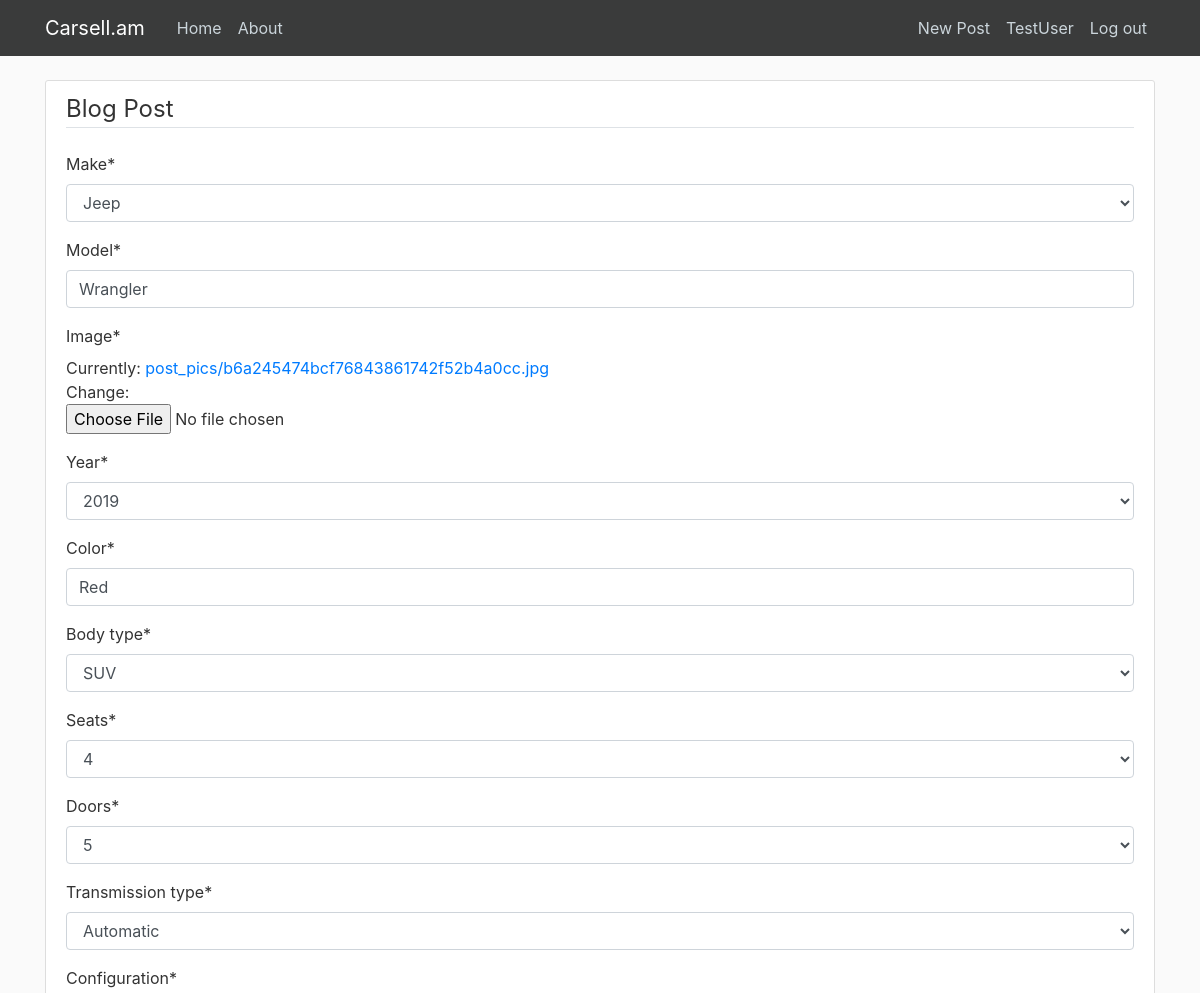
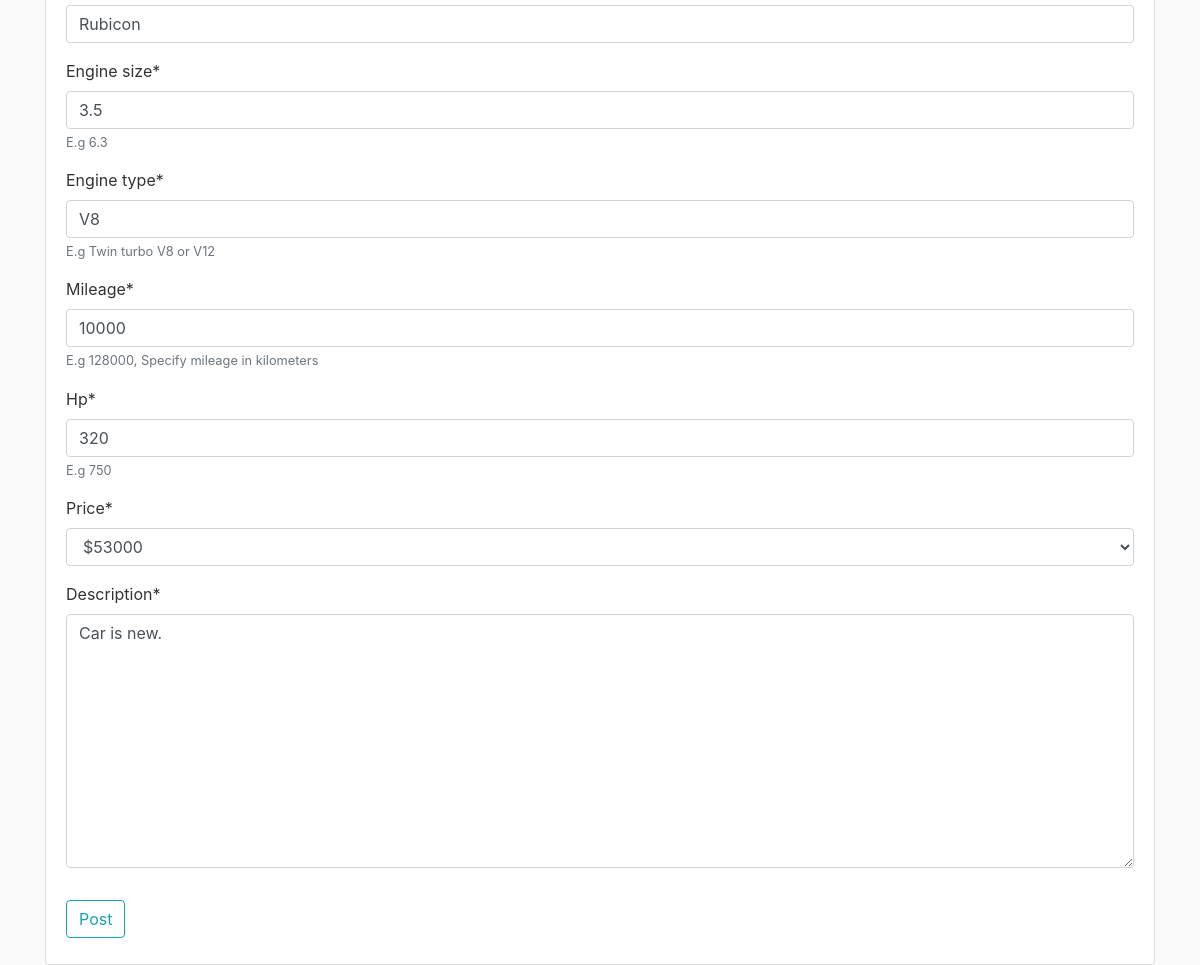
Screenshot of /post/9/update (signed in) with the database file from the repository (2 pictures, top to bottom).
### carsell/models.py (models this page shows, shortened)
class Post(models.Model):
    MAKES = (('', 'Select'), ('9ff', '9ff'), ('abarth', 'Abarth'), ('ac', 'AC'), ('acm', 'ACM'), ('acura', 'Acura'), ('aixam', 'Aixam'),
            ('alfa_romeo', 'Alfa Romeo'), ('alpina', 'Alpina'), ('alpine', 'Alpine'), ('amphicar', 'Amphicar'),
            ('ariel_motor', 'Ariel Motor'), ('artega', 'Artega'), ('asp', 'Asp'), ('aston_martin', 'Aston Martin'), ('audi', 'Audi'),
            ('austin', 'Austin'), ('autobianchi', 'Autobianchi'), ('auverland', 'Auverland'), ('baic', 'Baic'),
            ('bedford', 'Bedford'), ('bellier', 'Bellier'), ('bentley', 'Bentley'), ('bmw', 'BMW'), ('bolloré', 'Bolloré'),
            ('borgward', 'Borgward'), ('brilliance', 'Brilliance'), ('bugatti', 'Bugatti'), ('buick', 'Buick'),
            ('byd', 'BYD'), ('cadillac', 'Cadillac'), ('caravans-wohnm', 'Caravans-Wohnm'), ('casalini', 'Casalini'),
            ('caterham', 'Caterham'), ('changhe', 'Changhe'), ('chatenet', 'Chatenet'), ('chery', 'Chery'), ('chevrolet', 'Chevrolet'),
            ('chrysler', 'Chrysler'), ('citroen', 'Citroen'), ('cityel', 'CityEL'), ('cmc', 'CMC'), ('corvette', 'Corvette'),
            ('courb', 'Courb'), ('cupra', 'Cupra'), ('dacia', 'Dacia'), ('daewoo', 'Daewoo'), ('daf', 'DAF'), ('daihatsu', 'Daihatsu'),
            ('daimler', 'Daimler'), ('dangel', 'Dangel'), ('de_la_chapelle', 'De la Chapelle'), ('de_tomaso', 'De Tomaso'),
            ('derways', 'Derways'), ('dfsk', 'DFSK'), ('dodge', 'Dodge'), ('donkervoort', 'Donkervoort'), ('dr_motor', 'DR Motor'),
            ('ds_automobiles', 'DS Automobiles'), ('dutton', 'Dutton'), ('e.go', 'e.GO'), ('estrima', 'Estrima'), ('ferrari', 'Ferrari'),
            ('fiat', 'Fiat'), ('fisker', 'FISKER'), ('ford', 'Ford'), ('gac_gonow', 'Gac Gonow'), ('galloper', 'Galloper'), ('gaz', 'GAZ'),
            ('geely', 'Geely'), ('gem', 'GEM'), ('gemballa', 'GEMBALLA'), ('genesis', 'Genesis'), ('gillet', 'Gillet'),
            ('giotti_victoria', 'Giotti Victoria'), ('gmc', 'GMC'), ('goupil', 'Goupil'), ('great_wall', 'Great Wall'), ('grecav', 'Grecav'),
            ('haima', 'Haima'), ('hamann', 'Hamann'), ('honda', 'Honda'), ('hummer', 'HUMMER'), ('hurtan', 'Hurtan'), ('hyundai', 'Hyundai'),
            ('infiniti', 'Infiniti'), ('innocenti', 'Innocenti'), ('iso_rivolta', 'Iso Rivolta'), ('isuzu', 'Isuzu'), ('iveco', 'Iveco'),
            ('izh', 'IZH'), ('jaguar', 'Jaguar'), ('jeep', 'Jeep'), ('karabag', 'Karabag'), ('kia', 'Kia'), ('koenigsegg', 'Koenigsegg'),
            ('ktm', 'KTM'), ('lada', 'Lada'), ('lamborghini', 'Lamborghini'), ('lancia', 'Lancia'), ('land_rover', 'Land Rover'), ('ldv', 'LDV'),
            ('lexus', 'Lexus'), ('lifan', 'Lifan'), ('ligier', 'Ligier'), ('lincoln', 'Lincoln'), ('lotus', 'Lotus'), ('mahindra', 'Mahindra'),
            ('man', 'MAN'), ('mansory', 'Mansory'), ('martin_motors', 'Martin Motors'), ('maserati', 'Maserati'), ('maxus', 'Maxus'),
            ('maybach', 'Maybach'), ('mazda', 'Mazda'), ('mclaren', 'McLaren'), ('melex', 'Melex'), ('mercedes-benz', 'Mercedes-Benz'), ('mg', 'MG'),
            ('microcar', 'Microcar'), ('minauto', 'Minauto'), ('mini', 'MINI'), ('mitsubishi', 'Mitsubishi'), ('mitsuoka', 'Mitsuoka'),
            ('morgan', 'Morgan'), ('moskvich', 'Moskvich'), ('mp_lafer', 'MP Lafer'), ('mpm_motors', 'MPM Motors'), ('nio', 'Nio'),
            ('nissan', 'Nissan'), ('oldsmobile', 'Oldsmobile'), ('oldtimer', 'Oldtimer'), ('opel', 'Opel'), ('pagani', 'Pagani'),
            ('panther_westwinds', 'Panther Westwinds'), ('peugeot', 'Peugeot'), ('pgo', 'PGO'), ('piaggio', 'Piaggio'), ('plymouth', 'Plymouth'),
            ('pontiac', 'Pontiac'), ('porsche', 'Porsche'), ('proton', 'Proton'), ('puch', 'Puch'), ('qoros', 'Qoros'), ('qvale', 'Qvale'),
            ('ram', 'RAM'), ('regis', 'Regis'), ('reliant', 'Reliant'), ('renault', 'Renault'), ('rolls-royce', 'Rolls-Royce'), ('rover', 'Rover'),
            ('ruf', 'Ruf'), ('saab', 'Saab'), ('santana', 'Santana'), ('savel', 'Savel'), ('sdg', 'SDG'), ('seat', 'SEAT'),
            ('shuanghuan', 'Shuanghuan'), ('skoda', 'Skoda'), ('smart', 'smart'), ('speedart', 'SpeedArt'), ('spyker', 'Spyker'),
            ('ssangyong', 'SsangYong'), ('streetscooter', 'StreetScooter'), ('subaru', 'Subaru'), ('suzuki', 'Suzuki'), ('tagaz', 'TagAZ'),
            ('talbot', 'Talbot'), ('tasso', 'Tasso'), ('tata', 'Tata'), ('tazzari_ev', 'Tazzari EV'), ('techart', 'TECHART'), ('tesla', 'Tesla'),
            ('town_life', 'Town Life'), ('toyota', 'Toyota'), ('trabant', 'Trabant'), ('trailer-anhänger', 'Trailer-Anhänger'),
            ('triumph', 'Triumph'), ('trucks-lkw', 'Trucks-Lkw'), ('tvr', 'TVR'), ('uaz', 'UAZ'), ('vanderhall', 'Vanderhall'), ('vaz', 'VAZ'),
            ('vem', 'VEM'), ('volkswagen', 'Volkswagen'), ('volvo', 'Volvo'), ('vortex', 'Vortex'), ('wallys', 'Wallys'), ('wartburg', 'Wartburg'),
            ('westfield', 'Westfield'), ('wiesmann', 'Wiesmann'), ('zastava', 'Zastava'), ('zaz', 'ZAZ'), ('zhidou', 'Zhidou'), ('zotye', 'Zotye'),
            ('others', 'Others'))
    YEAR = [str(x) for x in range(timezone.now().year, 1910, -1)]
    YEAR = tuple(zip(YEAR, YEAR))
    SEATS = [str(x) for x in range(1, 301)]
    SEATS = tuple(zip(SEATS, SEATS))
    DOORS = [str(x) for x in range(1, 8)]
    DOORS = tuple(zip(DOORS, DOORS))
    TRANSMISSION_TYPE = (('M', 'Manual'), ('A', 'Automatic'), ('SA', 'Semi-Automatic'))
    PRICE = ['$' + str(x) for x in range(1000, 4000000, 1000)]
    PRICE = tuple(zip(PRICE, PRICE))
    make = models.CharField(choices = MAKES, max_length=18)
    model = models.CharField(max_length=60)
    BODY_TYPE = (('compact', 'Compact'), ('convertible', 'Convertible'), ('coupe', 'Coupe'),
                ('crossover', 'Crossover'), ('pick-up', 'Pick-Up'), ('suv', 'SUV'), ('sedan', 'Sedan'),
                ('wagon', 'Wagon'), ('truck', 'Truck'), ('van', 'Van'), ('other', 'Other'))
    image = models.FileField(null=True, blank=True)
    year = models.CharField(choices=YEAR, max_length=4)
    color = models.CharField(max_length=20)
    body_type = models.CharField(choices=BODY_TYPE, max_length=16, default='')
    seats = models.CharField(choices = SEATS, max_length = 3)
    doors = models.CharField(choices=DOORS, max_length=1)
    transmission_type = models.CharField(max_length = 2, choices=TRANSMISSION_TYPE)
    configuration = models.CharField(max_length=20)
    engine_size = models.CharField(max_length=4, help_text='E.g 6.3')
    engine_type = models.CharField(max_length=20, default='', help_text='E.g Twin turbo V8 or V12')
    mileage = models.CharField(max_length=8, default='', help_text="E.g 128000, Specify mileage in kilometers")
    hp = models.CharField(max_length=7, help_text='E.g 750')
    price = models.CharField(choices=PRICE, max_length=7)
    description = models.TextField(max_length = 1024)
    date_posted = models.DateTimeField(default=timezone.now)
    author = models.ForeignKey(User, on_delete=models.CASCADE)
    image = models.ImageField(default='default_post.jpg', upload_to='post_pics')

### carsell/views.py (the view, shortened to what this page needs)
# urls.py: path('post/<int:pk>/update', PostUpdateView.as_view(), name='post-update'),
class PostUpdateView(LoginRequiredMixin, UserPassesTestMixin, UpdateView):
    model = Post
    fields = [
        'make', 'model', 'image', 'year', 'color',
        'body_type', 'seats', 'doors', 'transmission_type',
        'configuration', 'engine_size', 'engine_type', 'mileage',
        'hp', 'price', 'description']
    def test_func(self):
        post = self.get_object()
        if self.request.user == post.author:
            return True
        return False

### carsell/templates/carsell/post_form.html (shortened to what this page needs)
{% extends "carsell/base.html" %}
{% load crispy_forms_tags %}
{% block content %}
    <div class="content-section" enctype="multipart/form-data">
        <form method="POST" enctype="multipart/form-data">
            <fieldset class="form-group">
                <legend class="border-bottom mb-4">Blog Post</legend>
                {{ form|crispy }}
            </fieldset>
            <div class="form-group">
                <button class="btn btn-outline-info" type="submit">Post</button>
            </div>
        </form>
    </div>
{% endblock content %}

### carsell/templates/carsell/base.html (shortened to what this page needs)
{% load static %}
<!DOCTYPE html>
<html>
<head>
  <link rel="stylesheet" href="https://maxcdn.bootstrapcdn.com/bootstrap/4.0.0/css/bootstrap.min.css"
>
  <link rel="stylesheet" type="text/css" href="{% static 'carsell/main.css' %}">
</head>
<body>
  <header class="site-header">
    <nav class="navbar navbar-expand-md navbar-dark bg-steel fixed-top">
      <div class="container">
        <a class="navbar-brand mr-4" href="{% url 'home' %}">Carsell.am</a>
        <div class="collapse navbar-collapse" id="navbarToggle">
          <div class="navbar-nav mr-auto">
            <a class="nav-item nav-link" href="{% url 'home' %}">Home</a>
            <a class="nav-item nav-link" href="{% url 'about' %}">About</a>
          </div>
          <div class="navbar-nav">
            {% if user.is_authenticated %}
            <a class="nav-item nav-link" href="{% url 'post-create' %}">New Post</a>
            <a class="nav-item nav-link" href="{% url 'profile' %}">{{ user.username }}</a>
            <a class="nav-item nav-link" href="{% url 'log_out' %}">Log out</a>
            {% else %}
            <a class="nav-item nav-link" href="{% url 'sign_up' %}">Sign Up</a>
            <a class="nav-item nav-link" href="{% url 'log_in' %}">Log in</a>
            {% endif %}
          </div>
        </div>
      </div>
    </nav>
  </header>
  <main role="main" class="container">
    <div class="row">
      <div class="col-md-12">
        {% block content %}{% endblock %}
      </div>
    </div>
  </main>
</body>
</html>

### carsell/static/carsell/main.css (style rules this page uses)
body { background: #fafafa; color: #333333; margin-top: 5rem; }
.bg-steel { background-color: #3a3b3b; }
.site-header .navbar-nav .nav-link { color: #cbd5db; }
.content-section { background: #ffffff; padding: 10px 20px; border: 1px solid #dddddd; border-radius: 3px; margin-bottom: 20px; }

### rows the page displays
Post: make "Jeep", model "Wrangler", year "2019", color "Red", body_type "SUV", seats "4", doors "5", transmission_type "Automatic", configuration "Rubicon", engine_size "3.5", engine_type "V8", mileage "10000", hp "320", price "$53000", description "Car is new."

### other values shown
{{ user.username }} "TestUser"
